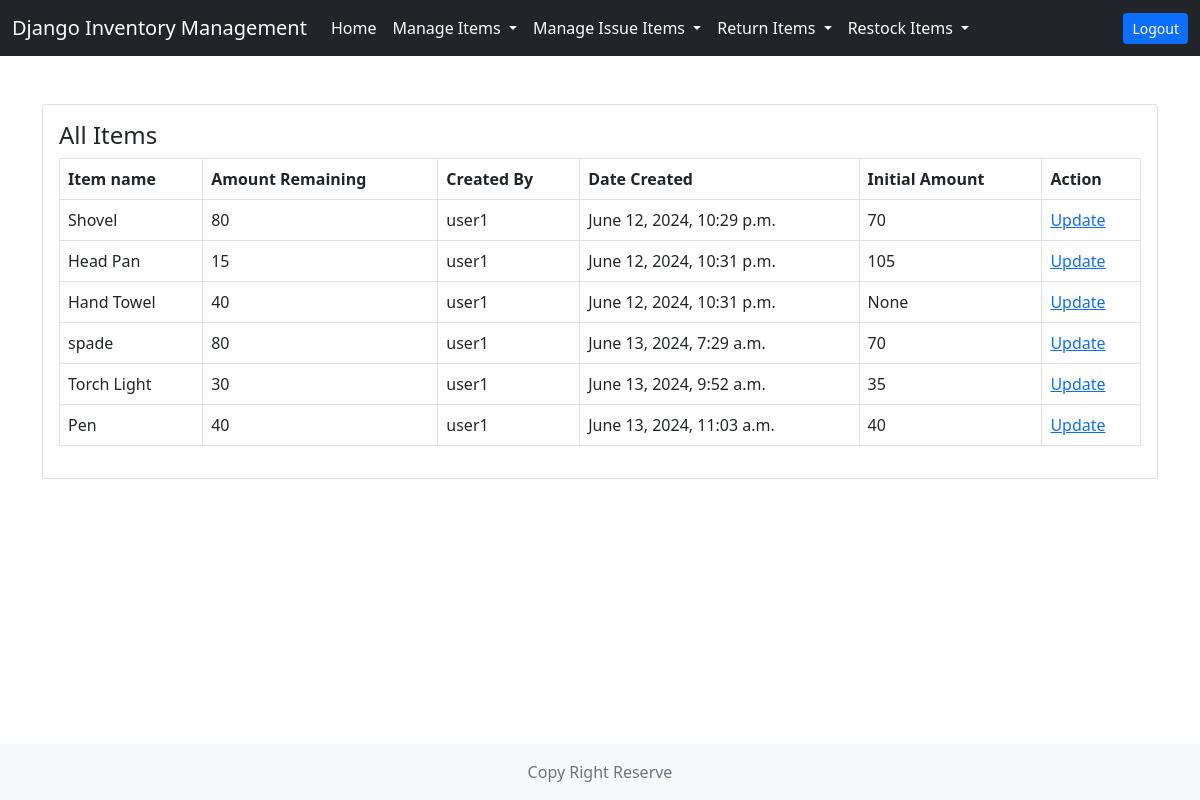
The page /store/all-items/ on the database its author committed.
### store/models.py (models this page shows, shortened)
class Item(models.Model):
    name = models.CharField(max_length=100)
    amount = models.PositiveIntegerField()
    created_by = models.ForeignKey(User, on_delete=models.DO_NOTHING)
    created_date = models.DateTimeField(auto_now_add=True)
    initial_amount = models.PositiveIntegerField(null=True, blank=True)

### store/views.py (the view)
# urls.py: path('all-items/', views.all_items, name='all-items'),
def all_items(request):
    items = Item.objects.all()
    context = {'items': items}
    return render(request, 'store/all_items.html', context)

### templates/store/all_items.html
{% extends 'base.html' %}
{% block content %}
<div class="card">
    <div class="card-body">
        <h4>All Items</h4>
        <table class="table table-bordered">
            <thead>
                <tr>
                    <th scope="col">Item name</th>
                    <th scope="col">Amount Remaining</th>
                    <th scope="col">Created By</th>
                    <th scope="col">Date Created</th>
                    <th scope="col">Initial Amount</th>
                    <th scope="col">Action</th>
                </tr>
            </thead>
            <tbody>
                {% for item in items %}
                <tr>
                    <td>{{item.name}}</td>
                    <td>{{item.amount}}</td>
                    <td>{{item.created_by}}</td>
                    <td>{{item.created_date}}</td>
                    <td>{{item.initial_amount}}</td>
                    <td><a href="{% url 'update-item' item.pk %}">Update</a></td>
                </tr>
                {% endfor %}
            </tbody>
        </table>
    </div>
</div>
{% endblock content %}

### templates/base.html (shortened to what this page needs)
<!doctype html>
<html lang="en">
<head>
    <link href="https://cdn.jsdelivr.net/npm/bootstrap@5.0.2/dist/css/bootstrap.min.css" rel="stylesheet"
>
    <link rel="stylesheet" href="https://cdnjs.cloudflare.com/ajax/libs/font-awesome/4.7.0/css/font-awesome.min.css">
</head>
<body class="d-flex flex-column min-vh-100">
    <nav class="navbar navbar-expand-lg navbar-dark bg-dark">
        <div class="container-fluid">
            <a class="navbar-brand" href="/">Django Inventory Management</a>
            <div class="collapse navbar-collapse" id="navbarSupportedContent">
                <ul class="navbar-nav me-auto mb-2 mb-lg-0">
                    <li class="nav-item">
                        <a class="nav-link active" aria-current="page" href="/">Home</a>
                    </li>
                    <li class="nav-item dropdown">
                        <a class="nav-link active dropdown-toggle" href="#" id="navbarDropdown" role="button"
                            data-bs-toggle="dropdown" aria-expanded="false">
                            Manage Items
                        </a>
                    </li>
                    <li class="nav-item dropdown">
                        <a class="nav-link active dropdown-toggle" href="#" id="navbarDropdown" role="button"
                            data-bs-toggle="dropdown" aria-expanded="false">
                            Manage Issue Items
                        </a>
                    </li>
                    <li class="nav-item dropdown">
                        <a class="nav-link active dropdown-toggle" href="#" id="navbarDropdown" role="button"
                            data-bs-toggle="dropdown" aria-expanded="false">
                            Return Items
                        </a>
                    </li>
                    <li class="nav-item dropdown">
                        <a class="nav-link active dropdown-toggle" href="#" id="navbarDropdown" role="button"
                            data-bs-toggle="dropdown" aria-expanded="false">
                            Restock Items
                        </a>
                    </li>
                    <li class="nav-item">
                        <a class="nav-link" href="#" >{{request.user.username}}</a>
                    </li>
                </ul>
                <a href="{% url 'logout' %}" class="btn btn-primary btn-sm">Logout</a>
            </div>
        </div>
    </nav>
    <div class="container mt-5">
        {% block content %}
        {% endblock content %}
    </div>
    <footer class="footer mt-auto py-3 bg-light text-center">
        <div class="container">
            <span class="text-muted">Copy Right Reserve</span>
        </div>
    </footer>
</body>
</html>

### rows shown on the page
Item: name "Shovel", amount "80", created_by "user1", created_date "June 12, 2024, 10:29 p.m.", initial_amount "70"
Item: name "Head Pan", amount "15", created_by "user1", created_date "June 12, 2024, 10:31 p.m.", initial_amount "105"
Item: name "Hand Towel", amount "40", created_by "user1", created_date "June 12, 2024, 10:31 p.m.", initial_amount "None"
Item: name "spade", amount "80", created_by "user1", created_date "June 13, 2024, 7:29 a.m.", initial_amount "70"
Item: name "Torch Light", amount "30", created_by "user1", created_date "June 13, 2024, 9:52 a.m.", initial_amount "35"
Item: name "Pen", amount "40", created_by "user1", created_date "June 13, 2024, 11:03 a.m.", initial_amount "40"
